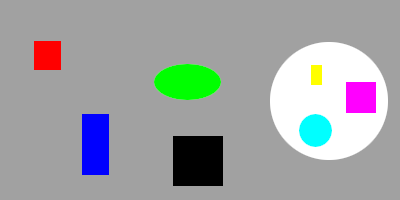
#> input picture test_gradient.tiff, 400 x 200 px, found by its file name
$ python imgproc.py
#> lines starting #> are read from the running program, lines starting #| are printed output that depends on the picture
""" Second part with EC2 and image processing """
from skimage.io import imread, imsave
from skimage.morphology import dilation, erosion, square
from skimage.color import rgb2gray

def detect_edges(img_path):
    # read image
#> called with img_path = '/home/arnaud/Pictures/test_gradient.tiff'
    img = imread(img_path)
#> img is the input picture: shape (200, 400, 3); mean R, G, B 160, 163.2, 164.8

    # convert to grayscale
    gray_img = rgb2gray(img)
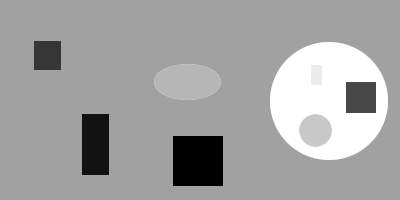
#> gray_img: shape (200, 400) float64; min 0, max 1, mean 0.638

    # process image
    dilated = dilation(gray_img, square(3))
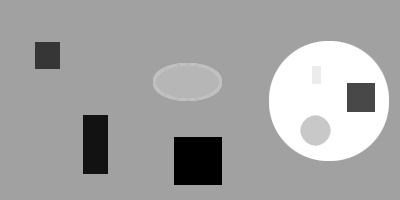
#> dilated: shape (200, 400) float64; min 0, max 1, mean 0.645
    erosed = erosion(gray_img, square(3))
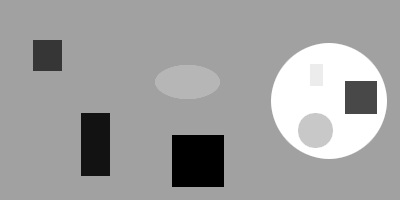
#> erosed: shape (200, 400) float64; min 0, max 1, mean 0.63
    gradient = dilated - erosed
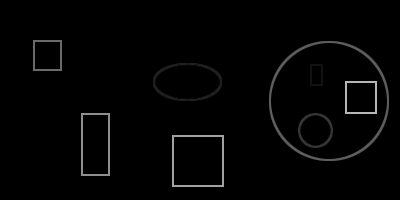
#> gradient: shape (200, 400) float64; min 0, max 0.715, mean 0.0148

    # save modified image
    imsave("/home/arnaud/Pictures/after_processing.png", gradient)


""" Test """

detect_edges("/home/arnaud/Pictures/test_gradient.tiff")
